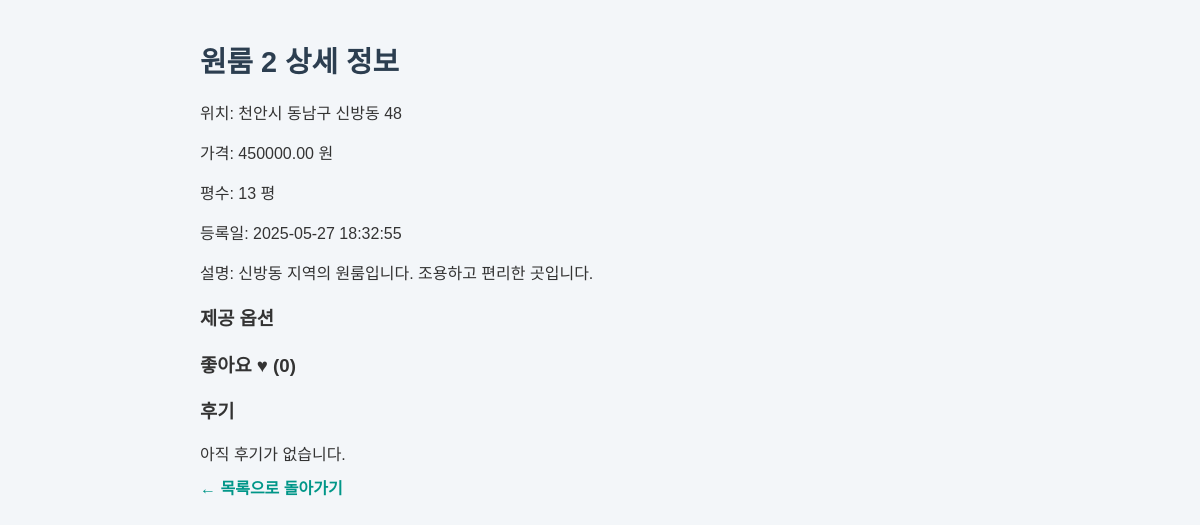
The page /room_detail.php?room_id=2 on the database its author committed.
### tables this page shows
CREATE TABLE Room (
    room_id INT AUTO_INCREMENT PRIMARY KEY,                      
    user_id INT NOT NULL,                                        
    room_name VARCHAR(100) NOT NULL,                             
    location VARCHAR(255),                                       
    price DECIMAL(10, 2),                                        
    size FLOAT,                                                  
    image_path TEXT,                                             
    created_at DATETIME DEFAULT CURRENT_TIMESTAMP,               
    description TEXT,                                            
    FOREIGN KEY (user_id) REFERENCES User(user_id) ON DELETE CASCADE  
);

### room_detail.php (the view, shortened to what this page needs)
<?php
include 'db.php';
$room_id = $_GET['room_id'] ?? null;
$sql = "SELECT * FROM Room WHERE room_id = ?";
$stmt = $conn->prepare($sql);
$stmt->bind_param("i", $room_id);
$stmt->execute();
$result = $stmt->get_result();
$Room = $result->fetch_assoc();
$sql = "SELECT u.name, r.rating, r.content, r.created_at FROM Review r JOIN User u ON r.user_id = u.user_id WHERE r.room_id = ? ORDER BY r.created_at DESC";
$review_stmt = $conn->prepare($sql);
$review_stmt->bind_param("i", $room_id);
$review_stmt->execute();
$reviews = $review_stmt->get_result();
$sql = "SELECT COUNT(*) as like_count FROM Likes WHERE room_id = ?";
$stmt = $conn->prepare($sql);
$stmt->bind_param("i", $room_id);
$stmt->execute();
$like_count = $stmt->get_result()->fetch_assoc()['like_count'];
?>
<!DOCTYPE html>
<html lang="ko">
<head>
    <link rel="stylesheet" href="css/room_detail.css">
</head>
<body>
<h1><?= htmlspecialchars($Room['room_name']) ?> 상세 정보</h1>
<p>위치: <?= htmlspecialchars($Room['location']) ?></p>
<p>가격: <?= htmlspecialchars($Room['price']) ?> 원</p>
<p>평수: <?= htmlspecialchars($Room['size']) ?> 평</p>
<p>등록일: <?= htmlspecialchars($Room['created_at']) ?></p>
<p>설명: <?= nl2br(htmlspecialchars($Room['description'])) ?></p>
<h3>제공 옵션</h3>
<h3>좋아요 ♥ (<?= $like_count ?>)</h3>
<h3>후기</h3>
<?php if ($reviews->num_rows > 0): ?>
    <?php while ($r = $reviews->fetch_assoc()): ?>
        <div>
            <strong><?= htmlspecialchars($r['name']) ?></strong> (<?= $r['rating'] ?>/5)<br>
            <small><?= $r['created_at'] ?></small><br>
            <p><?= nl2br(htmlspecialchars($r['content'])) ?></p>
            <hr>
        </div>
    <?php endwhile; ?>
<?php else: ?>
    <p>아직 후기가 없습니다.</p>
<?php endif; ?>
<a href="rooms_list.php">← 목록으로 돌아가기</a>
</body>
</html>

### css/room_detail.css (style rules this page uses)
body { font-family: 'Noto Sans KR', sans-serif; background-color: #f3f6f9; color: #333; padding: 20px; max-width: 800px; margin: 0 auto; }
h1 { font-size: 1.8rem; color: #2c3e50; margin-bottom: 20px; }
p { margin-bottom: 10px; }
a { color: #009688; text-decoration: none; font-weight: 600; }

### rows shown on the page
room: room_name "원룸 2", location "천안시 동남구 신방동 48", price "450000.00", size "13", created_at "2025-05-27 18:32:55", description "신방동 지역의 원룸입니다. 조용하고 편리한 곳입니다."

### other values the page prints
$like_count "0"
